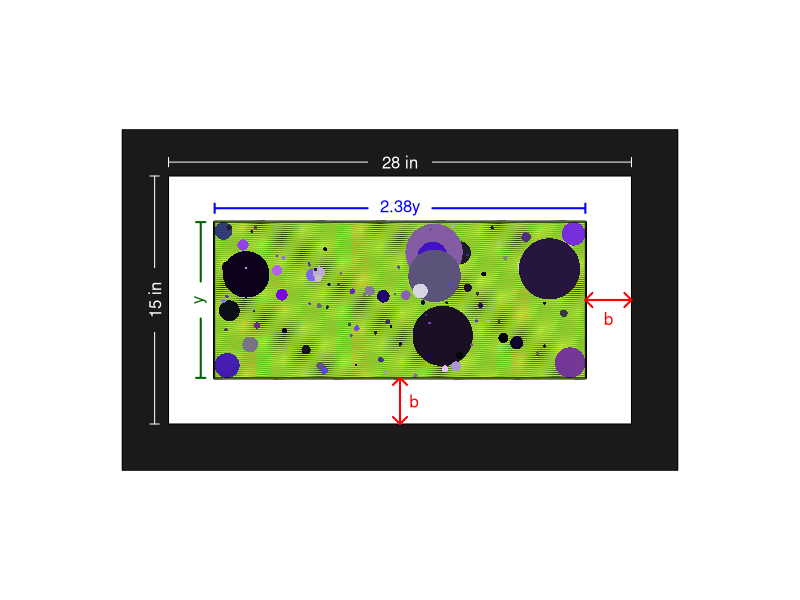

Here is the R script that generated this plot:
## ---- chunk 1
while(T){
  dims = sort(sample(12:40,2))
  w = dims[2]
  h = dims[1]
  RF = w/h
  x = runif(1,h/3,h/1.2)
  r = round(1+(w-h)/x,2)
  x = (w-h)/(r-1)
  b = (h-x)/2
  bs = b/w
  if(RF>1.2 && RF<3 && bs>0.05){break}
}
ws = 1
hs = h/w
xs = x/w
xrs = r*x/w

ifbnoty = sample(c(T,F),1)
if(ifbnoty){
  let = "b"
  sol = b
  wrds = "the width of the mat in inches"
} else {
  let = "y"
  sol = x
  wrds = "the height of the image in inches"
}

## ---- chunk 2
par(mar=c(0,0,0,0),pty="s")
huecent = runif(1)
color = hsv(0,0,0.1)
tcol = hsv(0,0,1)
plot(0,0,type="n",ann=F,axes=F,xlim=c(-0.1,1.1),ylim=c(-0.1,1.1))
polygon(c(-0.1,-0.1,1.1,1.1),c(0.5+h/w/2,0.5+h/w/2+0.1,0.5+h/w/2+0.1,0.5+h/w/2),
        col=color,border=NA)
polygon(c(-0.1,-0.1,1.1,1.1),c(0.5-h/w/2,0.5-h/w/2-0.1,0.5-h/w/2-0.1,0.5-h/w/2),
        col=color,border=NA)
polygon(c(-0.1,-0.1,0,0),c(0.5-h/w/2-0.1,0.5+h/w/2+0.1,0.5+h/w/2+0.1,0.5-h/w/2-0.1),
        col=color,border=NA)
polygon(c(1,1,1.1,1.1),c(0.5-h/w/2-0.1,0.5+h/w/2+0.1,0.5+h/w/2+0.1,0.5-h/w/2-0.1),
        col=color,border=NA)
lines(c(0,0,1,1,0),c(0.5-h/w/2,0.5+h/w/2,0.5+h/w/2,0.5-h/w/2,0.5-h/w/2))
lines(c(-0.1,-0.1,1.1,1.1,-0.1),c(0.5-h/w/2-0.1,0.5+h/w/2+0.1,0.5+h/w/2+0.1,0.5-h/w/2-0.1,0.5-h/w/2-0.1))
lines(c(-0.04,-0.02,-0.03,-0.03),c(0.5+h/w/2,0.5+h/w/2,0.5+h/w/2,0.5+0.07),lwd=1,
      col=tcol)
lines(c(-0.04,-0.02,-0.03,-0.03),c(0.5-h/w/2,0.5-h/w/2,0.5-h/w/2,0.5-0.07),lwd=1,
      col=tcol)
text(-0.03,0.5,paste0(h," in"),srt=90,col=tcol)
lines(c(0,0,0,0.5-0.07),c(0.5+h/w/2+0.04,0.5+h/w/2+0.02,0.5+h/w/2+0.03,0.5+h/w/2+0.03),lwd=1,
      col=tcol)
lines(c(1,1,1,0.5+0.07),c(0.5+h/w/2+0.04,0.5+h/w/2+0.02,0.5+h/w/2+0.03,0.5+h/w/2+0.03),lwd=1,
      col=tcol)
text(0.5,0.5+h/w/2+0.03,paste0(w," in"),col=tcol)

dd = runif(1,20,60)
angle1 = runif(1,0,90)

polygon(c(0.5-r*x/2/w,0.5-r*x/2/w,0.5+r*x/2/w,0.5+r*x/2/w),
        c(0.5-x/2/w,0.5+x/2/w,0.5+x/2/w,0.5-x/2/w),density=50,lwd=3,angle=angle1)
polygon(c(0.5-r*x/2/w,0.5-r*x/2/w,0.5+r*x/2/w,0.5+r*x/2/w),
        c(0.5-x/2/w,0.5+x/2/w,0.5+x/2/w,0.5-x/2/w),
        col=hsv((huecent+0.5-0.05)%%1,runif(1,0.7,1),runif(1,0.7,1)),
        density=dd,angle=angle1-1)
polygon(c(0.5-r*x/2/w,0.5-r*x/2/w,0.5+r*x/2/w,0.5+r*x/2/w),
        c(0.5-x/2/w,0.5+x/2/w,0.5+x/2/w,0.5-x/2/w),
        col=hsv((huecent+0.5+0.05)%%1,runif(1,0.7,1),runif(1,0.7,1)),
        density=dd-2,angle=angle1+1)
polygon(c(0.5-r*x/2/w,0.5-r*x/2/w,0.5+r*x/2/w,0.5+r*x/2/w),
        c(0.5-x/2/w,0.5+x/2/w,0.5+x/2/w,0.5-x/2/w),
        col=hsv((huecent+0.5)%%1,runif(1,0.7,1),runif(1,0.7,1)),
        density=dd-1,angle=angle1)


circ = function(cx,cy,r,col="red"){
  th = seq(0,2*pi,pi/100)
  polygon(cos(th)*r+cx,sin(th)*r+cy,col=col,border=NA)
}

xl = 0.5-r*x/2/w
xr = 0.5+r*x/2/w
yb = 0.5-x/2/w
yt = 0.5+x/2/w

for(i in 1:4){
  rad = runif(1,xs/20,xs/10)
  cx = c(xl+rad,xl+rad,xr-rad,xr-rad)[i]
  cy = c(yb+rad,yt-rad,yt-rad,yb+rad)[i]
  red = (huecent+runif(1,-0.05,0.05))%%1
  green = runif(1,0.7,1)
  blue = runif(1,0.5,1)
  alph = runif(1,0.8,1)
  circ(cx,cy,rad,hsv(red,green,blue,alph))
}
imax = 100
for(i in 1:imax){
  rad = min(xs/128*2^rexp(1,0.9),xs/2.5)
  cx = runif(1,0.5-x*r/2/w+rad,0.5+x*r/2/w-rad)
  cy = runif(1,0.5-x/2/w+rad,0.5+x/2/w-rad)
  red = (huecent+runif(1,-0.05,0.05))%%1
  green = runif(1)
  blue = runif(1)
  alph = 1 #runif(1,0.7,1)
  circ(cx,cy,rad,hsv(red,green,blue,alph))
}



polygon(c(0.5-r*x/2/w,0.5-r*x/2/w,0.5+r*x/2/w,0.5+r*x/2/w),
        c(0.5-x/2/w,0.5+x/2/w,0.5+x/2/w,0.5-x/2/w),lwd=1)


lines(c(xl,xl,xl,0.5-0.07),c(yt+0.04,yt+0.02,yt+0.03,yt+0.03),lwd=2,col="blue")
lines(c(xr,xr,xr,0.5+0.07),c(yt+0.04,yt+0.02,yt+0.03,yt+0.03),lwd=2,col="blue")
text(0.5,yt+0.03,paste0(r,"y",collapse=""),col="blue")
lines(c(xl-0.04,xl-0.02,xl-0.03,xl-0.03),c(yt,yt,yt,0.5+0.04),lwd=2,col="darkgreen")
lines(c(xl-0.04,xl-0.02,xl-0.03,xl-0.03),c(yb,yb,yb,0.5-0.04),lwd=2,col="darkgreen")
text(0.5-x*r/2/w-0.03,0.5,"y",srt=90,col="darkgreen")

arrows(0.5+x*r/2/w,0.5,1,0.5,length=0.1,angle=45,code=3,col="red",lwd=2)
text((0.5+x*r/2/w+1)/2,0.46,"b",col="red")
arrows(0.5,0.5-x/2/w,0.5,0.5-h/2/w,length=0.1,angle=45,code=3,col="red",lwd=2)
text(0.53,(1-x/2/w-h/2/w)/2,"b",col="red")
